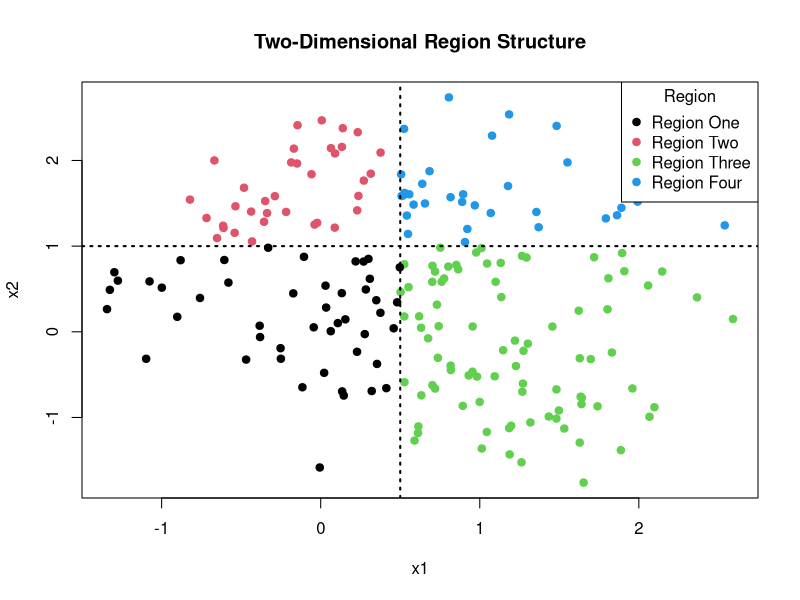
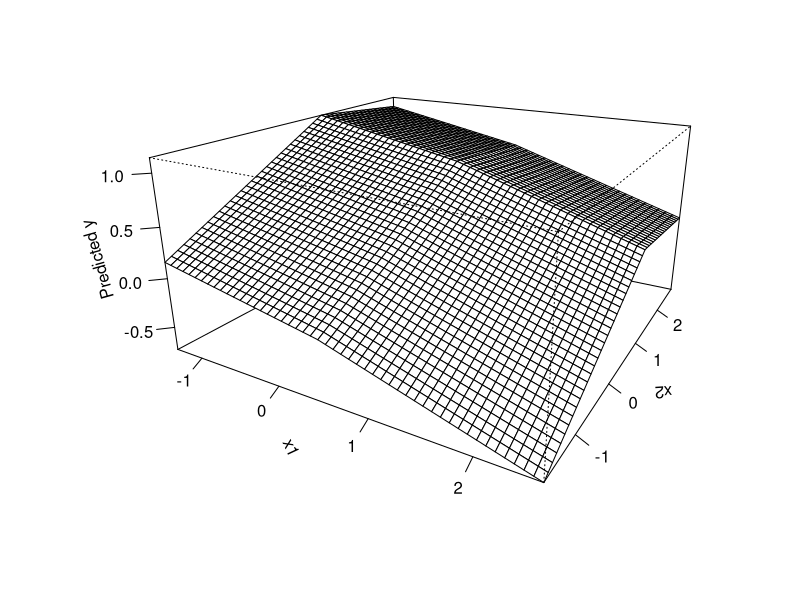
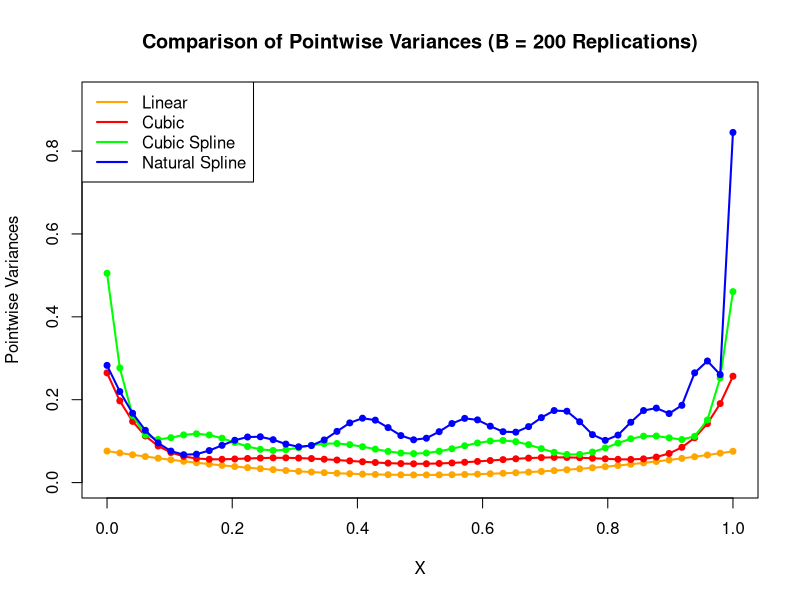
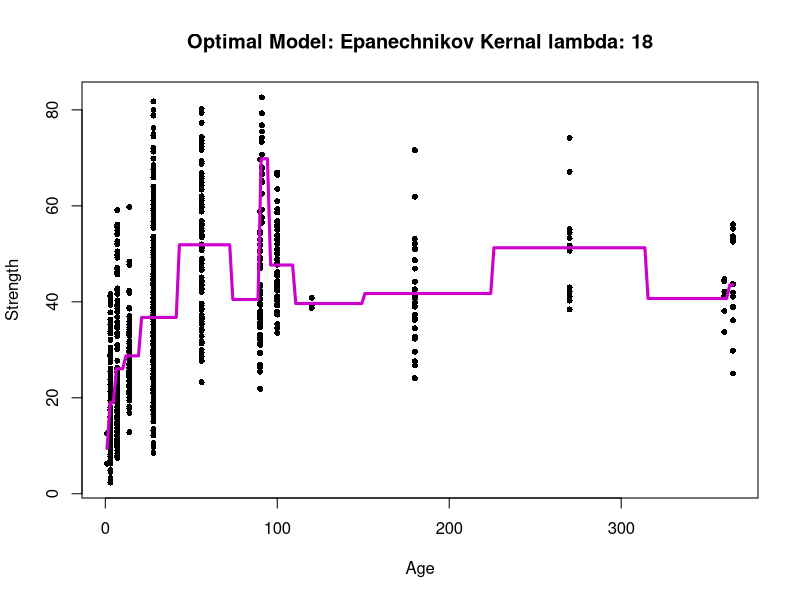

These figures' R source, in order:

####################
########## Question One
####################


#####
# Part A: Create a plot to visualize the two-dimensional region structure
#####

# Load data
df = read.csv("simple-classification-data.csv")
head(df) # manually inspect the data

assign_region <- function(x1, x2) {
  # Identify the region of a point
  # returns such region
  if (x1 <= 0.5 && x2 <= 1) {
    return(1)  # R1
  } else if (x1 <= 0.5 && x2 > 1) {
    return(2)  # R2
  } else if (x1 > 0.5 && x2 <= 1) {
    return(3)  # R3
  } else {
    return(4)  # R4
  }
}

# Assign color to each data point by-region
df$region <- mapply(assign_region, df$x1, df$x2)
df$region <- factor(df$region)  # Colors 1, 2, 3, 4

# Plot the data
plot(
    df$x2 ~ df$x1,
    col = df$region,          # color by region
    pch = 19,                 # solid dot
    xlab = "x1",
    ylab = "x2",
    main = "Two-Dimensional Region Structure"
  )
abline(v = 0.5, lty = 9, lwd = 2) # Draw boundary lines (vertical)
abline(h = 1,   lty = 9,lwd = 2) # (horizontal)
legend("topright", legend = c("Region One",
                              "Region Two", 
                              "Region Three",
                              "Region Four"), col = 1:4, pch = 19, title = "Region")





#####
# Part B: Fit a piecewise-constant model and get training accuracy
#####

# Since each region is independent of others as there is no continuity requirement
#    we can classify regions one at a time
# Since we are using a piecewise model that is constant for 2-class classification,
#    lets classify each data point to the class which is most likely to appear 
#    in each region (mode)

region_modes <- tapply(df$y, df$region, function(x) {
  # Returns the mode for each region specified
  tbl <- table(x)
  names(tbl)[which.max(tbl)]
})

# classify based on mode
df$y_pred <- region_modes[df$region]

# Compute Accuracy
accuracy <- mean(df$y_pred == df$y)
accuracy
### Our accuracy is 0.69





#####
# Part C: Continuous Piecewise Linear Model 
#####

df$x1_trunc <- pmax(0, df$x1 - 0.5)  # (x1 - 0.5) else 0
df$x2_trunc <- pmax(0, df$x2 - 1)   # (x2 - 1) else 0

# Fit a linear model (lm) with piecewise terms
#     Model: y = b0 + b1*x1 + b2*x2 + b3*x1_trunc + b4*x2_trunc
model <- lm(y ~ x1 + x2 + x1_trunc + x2_trunc, data = df)
#summary(model)

# Visualize the model to confirm the piecewise linear continuity
x1_seq <- seq(min(df$x1), max(df$x1), length.out = 50)
x2_seq <- seq(min(df$x2), max(df$x2), length.out = 50)
grid <- expand.grid(x1 = x1_seq, x2 = x2_seq)

# Compute truncated terms on this grid
grid$x1_trunc <- pmax(0, grid$x1 - 0.5)
grid$x2_trunc <- pmax(0, grid$x2 - 1)

# Predict y-hat over the grid
grid$pred <- predict(model, newdata = grid)
z_mat <- matrix(grid$pred, 
                nrow = length(x1_seq), 
                ncol = length(x2_seq))

# 3D Plot of the model
persp(
  x = x1_seq, 
  y = x2_seq,
  z = z_mat,
  xlab = "x1",
  ylab = "x2",
  zlab = "Predicted y",
  theta = 30,    # rotation angle
  phi = 20,      # elevation angle
  expand = 0.5,  
  ticktype = "detailed"
)

# Training Accuracy

pred_linear <- predict(model, newdata = df)

# Convert continuous prediction "probabilities" to binary via threshold = 0.5
y_pred <- ifelse(pred_linear > 0.5, 1, 0)

# Compute training accuracy
accuracy <- mean(y_pred == df$y)
accuracy

### Our accuracy is 86%





####################
########## Question Two
####################


# Defining Each Basis Function Matrix

Xmat_linear <- function(x) {
  # Returns a vector of Linear Basis Functions
  cbind(1, x)
}

Xmat_cubic <- function(x) {
  # Returns a vector of Cubic Basis Functions
  cbind(1, x, x^2, x^3)
}

# truncated cubic
tcub <- function(x, k) {
  # truncated Cubic Function
  p <- x - k
  p[p<0] <- 0
  return(p^3)
}
Xmat_cspline <- function(x, knots = c(1/3, 2/3)) {
  # Returns a Truncated Cubic Basis
  
  # Form the basis
  k1 <- knots[1]
  k2 <- knots[2]
  return(cbind(
    1,
    x,
    x^2,
    x^3,
    tcub(x, k1),
    tcub(x, k2))
  )
}

Xmat_nspline <- function(x, knots = c(0.1,0.26,0.42,0.58,0.74,0.9)) {
  # Returns a matrix of natural Spline Basis Functions (cubic)
  k <- knots
  k1 <- k[1]
  kK <- k[length(k)]
  # start with columns for 1, x:
  Xmat <- cbind(1, x)
  
  # For j = 1..(K-1) define N_j(x):
  for(j in seq_len(length(k)-1)) {
    kj <- k[j]
    num  <- tcub(x, kj) - tcub(x, kK) * ((kj - k1)/(kK - k1))
    den  <- (kK - kj)
    Xmat <- cbind(Xmat, num/den)
  }
  # For j = K define N_K(x):
  K_ <- length(k)
  numK <- tcub(x, kK)
  denK <- (kK - k[K_-1])  # difference to the second-last knot
  Xmat <- cbind(Xmat, numK/denK)
  return(Xmat)
}

### Perform the simulation 
set.seed(123)

n <- 50 # number of training points

B <- 200 # number of Monte Carlo replications

# Generate Training Data (x): Fix this because we want pointwise variance estimates
X_train <- seq(0, 1, length.out = n)

# Storing the pointwise variances
var_linear  <- numeric(n)
var_cubic   <- numeric(n)
var_cspline <- numeric(n)
var_nspline <- numeric(n)

# We'll store the fitted function for each model in an n x B matrix
fits_lin  <- matrix(0, nrow = n, ncol = B)
fits_cub  <- matrix(0, nrow = n, ncol = B)
fits_cspl <- matrix(0, nrow = n, ncol = B)
fits_nspl <- matrix(0, nrow = n, ncol = B)

# Loop over B simulations
for(b in 1:B) {
  # Simulate Y
  eps <- rnorm(n, mean=0, sd=1)
  Y_train <- 3*X_train^3 - 5*X_train^2 + X_train - 3 + eps
  
  # 1) Fit Linear
  Xm_lin <- Xmat_linear(X_train)
  coef_lin <- lm.fit(Xm_lin, Y_train)$coefficients
  fits_lin[, b] <- Xm_lin %*% coef_lin
  
  # 2) Fit Cubic polynomial
  Xm_cub <- Xmat_cubic(X_train)
  coef_cub <- lm.fit(Xm_cub, Y_train)$coefficients
  fits_cub[, b] <- Xm_cub %*% coef_cub
  
  # 3) Fit Cubic Spline (knots 1/3, 2/3)
  Xm_cspl <- Xmat_cspline(X_train, knots=c(1/3, 2/3))
  coef_cspl <- lm.fit(Xm_cspl, Y_train)$coefficients
  fits_cspl[, b] <- Xm_cspl %*% coef_cspl
  
  # 4) Fit Natural Cubic Spline (knots=0.1,0.26,0.42,0.58,0.74,0.9)
  Xm_nspl <- Xmat_nspline(X_train, knots=c(0.1, 0.26, 0.42, 0.58, 0.74, 0.9))
  coef_nspl <- lm.fit(Xm_nspl, Y_train)$coefficients
  fits_nspl[, b] <- Xm_nspl %*% coef_nspl
}

# Now compute pointwise variance across the B fits
var_lin  <- apply(fits_lin,  1, var)
var_cub  <- apply(fits_cub,  1, var)
var_cspl <- apply(fits_cspl, 1, var)
var_nspl <- apply(fits_nspl, 1, var)

# Make the plot from the slides
plot(NULL, 
     xlim = c(0,1), 
     ylim = c(0, max(var_lin, var_cub, var_cspl, var_nspl)*1.1),
     xlab = "X", 
     ylab = "Pointwise Variances",
     main = "Comparison of Pointwise Variances (B = 200 Replications)")

points(X_train, var_lin,  col="orange", pch=19, cex=.8)
lines(X_train, var_lin,   col="orange", lty=1, lwd=2)

points(X_train, var_cub,  col="red",    pch=19, cex=0.8)
lines(X_train, var_cub,   col="red",    lty=1, lwd=2)

points(X_train, var_cspl, col="green",  pch=19, cex=0.8)
lines(X_train, var_cspl,  col="green",  lty=1, lwd=2)

points(X_train, var_nspl, col="blue",   pch=19, cex=0.8)
lines(X_train, var_nspl,  col="blue",   lty=1, lwd=2)

legend("topleft",
       legend=c("Linear","Cubic","Cubic Spline","Natural Spline"),
       col=c("orange","red","green","blue"),
       lty=1, lwd=2)



####################
########## Question Three
####################


#####
# Part A: Modification of the Kernel Smoothing Function 
#####


kernel_smoothing <- function(x0, X, Y, K, h_fun, lambda) {
  # x0    : scalar point for prediction
  # X, Y  : training vectors of size n
  # K     : kernel function (Epanechnikov or Gaussian)
  # h_fun : bandwidth function (adaptive_bandwidth)
  # lambda: number of nearest neighbors
  
  # Check repeated x0
  idx_same_x = which(X == x0)
  if (length(idx_same_x) >= lambda) {
    # Bandwidth effectively zero => use average Y for all those points
    return(mean(Y[idx_same_x]))
  }
  
  # Compute the bandwidth
  bw = h_fun(lambda, x0, X)
  
  # Compute kernel weights
  dist_ratio = abs(X - x0) / bw
  w = sapply(dist_ratio, K)  # vector of weights
  
  # If sum(w)==0 => all on boundary case for finite-support K
  if (sum(w) == 0) {
    d = abs(X - x0)
    d_sorted = sort(d)
    boundary_dist = d_sorted[lambda]
    idx_boundary = which(d == boundary_dist)
    return(mean(Y[idx_boundary]))
  }
  
  # Return the kernel smoothing result as normal
  return(sum(w * Y) / sum(w))
}


#####
# Part B: Fitting a Concrete Strength Model
#####

## For Cross Validation:
make_folds = function(Y, nFolds, stratified = FALSE, seed = 0){
  # K-Fold cross validation
  # Input:
  #   Y (either sample size, or vector of outputs)
  #   stratified (boolean): whether the folds should 
  #     be stratified. If TRUE then Y should be a vector of outputs
  # Output: list of vectors of fold indices
  if(stratified & length(Y) == 1){
    stop('For stratified folds, Y must be a vector of outputs')
  }
  n = ifelse(length(Y) > 1, length(Y), Y)
  index = c(1:n)
  if(stratified){
    Y = factor(Y)
    classes = levels(Y)
    nClasses = length(classes)
    if(nClasses == 1){
      stop('stratified requires more than one class')
    }
    classfolds = list()
    for(class in 1:nClasses){
      classfolds[[class]] = list()
      classIndex = index[Y == classes[class]]
      n_class = sum(Y == classes[class])
      n_per_fold = floor(n_class / nFolds)
      shuffled_index = sample(classIndex)
      for(fold in c(1:(nFolds - 1))){
        classfolds[[class]][[fold]] = shuffled_index[c((1 + (fold - 1) * n_per_fold):(fold * n_per_fold))]
      }
      classfolds[[class]][[nFolds]] = shuffled_index[c(((nFolds - 1)*n_per_fold + 1):n_class)]
    }
    folds = list()
    for(fold in 1:nFolds){
      folds[[fold]] = classfolds[[1]][[fold]]
      for(class in 2:nClasses){
        folds[[fold]] = c(folds[[fold]], classfolds[[class]][[fold]])
      }
    }
  }else{
    folds = list()
    n_per_fold = floor(n / nFolds)
    shuffled_index = sample(index)
    for(fold in c(1:(nFolds - 1))){
      folds[[fold]] = shuffled_index[c((1 + (fold - 1) * n_per_fold):(fold * n_per_fold))]
    }  
    folds[[nFolds]] = shuffled_index[c(((nFolds - 1)*n_per_fold + 1):n)]
  }
  return(folds)
}

# Epanechnikov Kernel
epanechnikov_kernel = function(t){
  # Input: t - real number
  # Output: D(t) - real number, where D() is the Epanechnikov kernel
  return(as.integer(abs(t) <= 1) * (3/4) * (1 - t^2))
}
# Gaussian Kernel
gaussian_kernel = function(t){
  # Input: t - real number
  # Output: D(t) - real number, where D() is the Gaussian kernel
  return((2*pi)^(-1/2) * exp(-t^2/2))
}

adaptive_bandwidth = function(lambda, x0, X){
  # Input:
  #   lambda - positive integer, number of nearest neighbours
  #   x0 - scalar, point where we will compute bandwidth
  #   X - vector of training observations
  #
  # Output: the distance from x0 to its lambda^th nearest neighbour in X
  N = length(X)
  d = matrix(0, nrow = N)
  for(i in c(1:N)){
    d[i] = abs(x0 - X[i])
  } 
  d_sorted = sort(d)
  return(d_sorted[lambda])
}

# A  function to get predictions for a set of x0's
predict_kernel_smooth <- function(x0_vec, Xtrain, Ytrain, K_fun, h_fun, lam) {
  sapply(x0_vec, function(xx) {
    kernel_smoothing(xx, Xtrain, Ytrain, K_fun, h_fun, lam)
  })
}

head(data)
df = read.csv("concrete-data.csv")
X <- df$age
Y <- df$strength
n <- length(Y)

# 10 - Fold Cross Validation
set.seed(1)
nFolds <- 10
folds <- make_folds(n, nFolds = nFolds, stratified = FALSE)
folds

# Candidate Hyperparameters 
#(Is Kernel Choice Considered A Hyperparameter Even Though it is Non-Numeric?)

lambda_candidates <- 1:30
kernel_candidates <- list(
  Epanechnikov = epanechnikov_kernel,
  Gaussian     = gaussian_kernel
)

# Intialize a results dataframe
results <- data.frame(
  kernel = character(),
  lambda = numeric(),
  cv_mse = numeric(),
  stringsAsFactors = FALSE
)

for (kname in names(kernel_candidates)) {
  # Select a kernel
  K_fun <- kernel_candidates[[kname]]
  for (lam in lambda_candidates) {
    # Select a lambda
    
    
    # We'll store the MSE for each of the 10 folds
    fold_mse <- numeric(nFolds)
    
    for (f in seq_len(nFolds)) {
      valid_idx <- folds[[f]]         # indices in fold f
      train_idx <- setdiff(seq_len(n), valid_idx)
      
      Xtrain <- X[train_idx]
      Ytrain <- Y[train_idx]
      
      Xvalid <- X[valid_idx]
      Yvalid <- Y[valid_idx]
      
      # Predict on the validation set using the chosen kernel & lam
      Ypred <- predict_kernel_smooth(Xvalid, Xtrain, Ytrain, K_fun, adaptive_bandwidth, lam)
      
      # MSE on the validation fold
      fold_mse[f] <- mean((Yvalid - Ypred)^2)
    }
    
    # Record average performance across folds
    avg_mse <- mean(fold_mse)
    results <- rbind(results, data.frame(
      kernel = kname,
      lambda = lam,
      cv_mse = avg_mse
    ))
  }
}

# Results of the cross-validation:
# Find the best performing (lambda,kernel) pair:
best_idx <- which.min(results$cv_mse) 
best_idx 

best_kernel <- results$kernel[best_idx]
best_kernel # Epanechnikov
best_kernel = epanechnikov_kernel
best_lambda <- results$lambda[best_idx]
best_lambda # 18
best_cv_mse <- results$cv_mse[best_idx]
best_cv_mse #  167.6262

# Therefore according to the Cross-Validation, the optimal model has:
# Epanechnikov Kernel
# Lambda = 18
# With a CV MSE of 167.6262


#####
# Part C: Plotting The Concrete Strength Model Regression Line
#####

Xtrain <- X
Ytrain <- Y

# Make a fine grid covering the range of X
x_grid <- seq(min(Xtrain), max(Xtrain), length.out = 200)

# Predict Y on this grid using the best kernel & best lambda
y_hat_grid <- sapply(x_grid, function(x0) {
  kernel_smoothing(
    x0         = x0,
    X          = Xtrain,
    Y          = Ytrain,
    K          = best_kernel,
    h_fun      = adaptive_bandwidth,
    lambda     = best_lambda
  )
})

# Plot the training dataset
plot(Xtrain, Ytrain,
     pch = 16,
     cex = 0.8,
     xlab = "Age",
     ylab = "Strength",
     main = paste("Optimal Model: Epanechnikov Kernal", 
                  "lambda:", best_lambda))
# Plot the model (On A grid (Not Over the Datset Points))
lines(x_grid, y_hat_grid, 
      col = "magenta3", lwd = 3)



####################
########## Question Four
####################


